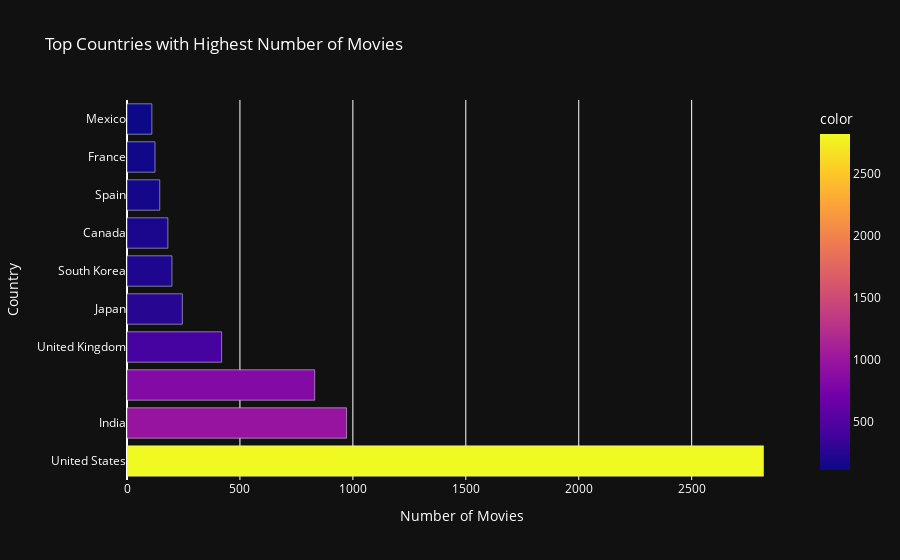

The code cell stored with this chart in its notebook:
### Code cell
import plotly.express as px

top_countries = df['country'].value_counts().head(10)

fig = px.bar(
    x=top_countries.values,
    y=top_countries.index,
    orientation='h',
    labels={'x': 'Number of Movies', 'y': 'Country'},
    title='Top Countries with Highest Number of Movies',
    color=top_countries.values,  # You can customize the color palette
)

fig.update_layout(
    plot_bgcolor='rgb(17, 17, 17)',
    paper_bgcolor='rgb(17, 17, 17)',
    font_color='white',
)

fig.show()

### Figure 1 — Plotly figure (JSON) as saved in the notebook; plotly's stock layout.template omitted (floating-point values rounded to 4 significant figures)
{"data": [{"alignmentgroup": "True", "hovertemplate": "Number of Movies=%{x}<br>Country=%{y}<br>color=%{marker.color}<extra></extra>", "legendgroup": "", "marker": {"color": [2818, 972, 831, 419, 245, 199, 181, 145, 124, 110], "coloraxis": "coloraxis", "pattern": {"shape": ""}}, "name": "", "offsetgroup": "", "orientation": "h", "showlegend": false, "textposition": "auto", "type": "bar", "x": [2818, 972, 831, 419, 245, 199, 181, 145, 124, 110], "xaxis": "x", "y": ["United States", "India", "", "United Kingdom", "Japan", "South Korea", "Canada", "Spain", "France", "Mexico"], "yaxis": "y"}], "layout": {"barmode": "relative", "coloraxis": {"colorbar": {"title": {"text": "color"}}, "colorscale": [[0, "#0d0887"], [0.1111, "#46039f"], [0.2222, "#7201a8"], [0.3333, "#9c179e"], [0.4444, "#bd3786"], [0.5556, "#d8576b"], [0.6667, "#ed7953"], [0.7778, "#fb9f3a"], [0.8889, "#fdca26"], [1, "#f0f921"]]}, "font": {"color": "white"}, "legend": {"tracegroupgap": 0}, "paper_bgcolor": "rgb(17, 17, 17)", "plot_bgcolor": "rgb(17, 17, 17)", "title": {"text": "Top Countries with Highest Number of Movies"}, "xaxis": {"anchor": "y", "domain": [0, 1], "title": {"text": "Number of Movies"}}, "yaxis": {"anchor": "x", "domain": [0, 1], "title": {"text": "Country"}}}}
